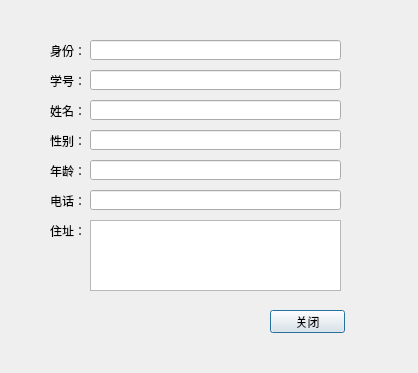
<?xml version="1.0" encoding="UTF-8"?>
<ui version="4.0">
 <class>infoQueryDialog</class>
 <widget class="QDialog" name="infoQueryDialog">
  <property name="geometry">
   <rect>
    <x>0</x>
    <y>0</y>
    <width>418</width>
    <height>373</height>
   </rect>
  </property>
  <property name="windowTitle">
   <string>学生 - 个人信息查询</string>
  </property>
  <widget class="QLabel" name="label">
   <property name="geometry">
    <rect>
     <x>50</x>
     <y>100</y>
     <width>54</width>
     <height>21</height>
    </rect>
   </property>
   <property name="text">
    <string>姓名：</string>
   </property>
  </widget>
  <widget class="QLabel" name="label_2">
   <property name="geometry">
    <rect>
     <x>50</x>
     <y>70</y>
     <width>54</width>
     <height>21</height>
    </rect>
   </property>
   <property name="text">
    <string>学号：</string>
   </property>
  </widget>
  <widget class="QLabel" name="label_3">
   <property name="geometry">
    <rect>
     <x>50</x>
     <y>130</y>
     <width>54</width>
     <height>21</height>
    </rect>
   </property>
   <property name="text">
    <string>性别：</string>
   </property>
  </widget>
  <widget class="QLabel" name="label_4">
   <property name="geometry">
    <rect>
     <x>50</x>
     <y>160</y>
     <width>54</width>
     <height>21</height>
    </rect>
   </property>
   <property name="text">
    <string>年龄：</string>
   </property>
  </widget>
  <widget class="QLabel" name="label_5">
   <property name="geometry">
    <rect>
     <x>50</x>
     <y>40</y>
     <width>54</width>
     <height>21</height>
    </rect>
   </property>
   <property name="text">
    <string>身份：</string>
   </property>
  </widget>
  <widget class="QLabel" name="label_6">
   <property name="geometry">
    <rect>
     <x>50</x>
     <y>220</y>
     <width>54</width>
     <height>21</height>
    </rect>
   </property>
   <property name="text">
    <string>住址：</string>
   </property>
  </widget>
  <widget class="QTextBrowser" name="addText">
   <property name="geometry">
    <rect>
     <x>90</x>
     <y>220</y>
     <width>251</width>
     <height>71</height>
    </rect>
   </property>
  </widget>
  <widget class="QLabel" name="label_7">
   <property name="geometry">
    <rect>
     <x>50</x>
     <y>190</y>
     <width>54</width>
     <height>21</height>
    </rect>
   </property>
   <property name="text">
    <string>电话：</string>
   </property>
  </widget>
  <widget class="QLineEdit" name="authText">
   <property name="geometry">
    <rect>
     <x>90</x>
     <y>40</y>
     <width>251</width>
     <height>20</height>
    </rect>
   </property>
  </widget>
  <widget class="QLineEdit" name="idText">
   <property name="geometry">
    <rect>
     <x>90</x>
     <y>70</y>
     <width>251</width>
     <height>20</height>
    </rect>
   </property>
  </widget>
  <widget class="QLineEdit" name="nameText">
   <property name="geometry">
    <rect>
     <x>90</x>
     <y>100</y>
     <width>251</width>
     <height>20</height>
    </rect>
   </property>
  </widget>
  <widget class="QLineEdit" name="sexText">
   <property name="geometry">
    <rect>
     <x>90</x>
     <y>130</y>
     <width>251</width>
     <height>20</height>
    </rect>
   </property>
  </widget>
  <widget class="QLineEdit" name="ageText">
   <property name="geometry">
    <rect>
     <x>90</x>
     <y>160</y>
     <width>251</width>
     <height>20</height>
    </rect>
   </property>
  </widget>
  <widget class="QLineEdit" name="telText">
   <property name="geometry">
    <rect>
     <x>90</x>
     <y>190</y>
     <width>251</width>
     <height>20</height>
    </rect>
   </property>
  </widget>
  <widget class="QPushButton" name="pushButton">
   <property name="geometry">
    <rect>
     <x>270</x>
     <y>310</y>
     <width>75</width>
     <height>23</height>
    </rect>
   </property>
   <property name="text">
    <string>关闭</string>
   </property>
  </widget>
 </widget>
 <resources/>
 <connections/>
</ui>
